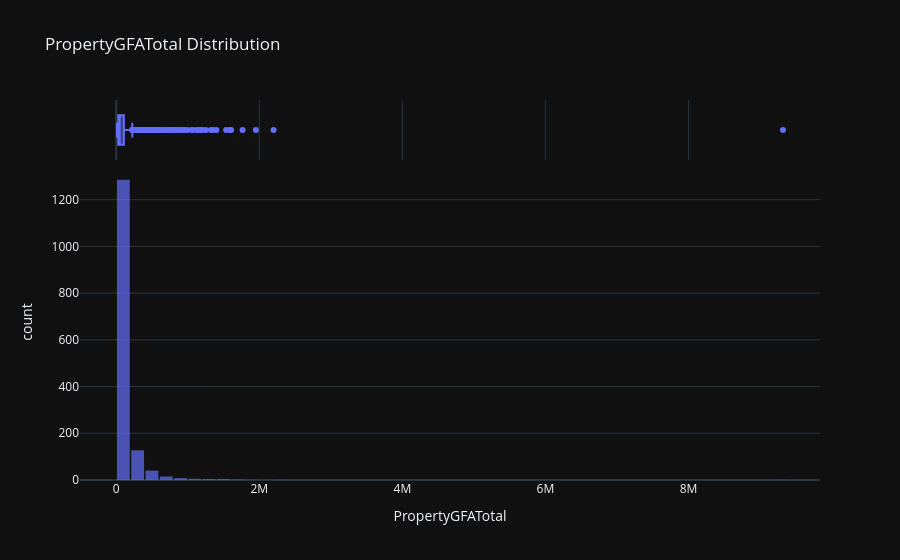

The cell this chart's notebook holds for it:
### Code cell
# Visualisation interactive de la distribution.
interactive_distribution(df=df_compliant_filtered, col='PropertyGFATotal')

### Figure 1 — Plotly figure (JSON) as saved in the notebook; plotly's stock layout.template omitted (floating-point values rounded to 4 significant figures; data arrays with more than 128 entries replaced by an {"elided": "..."} marker saying what was removed)
{"data": [{"bingroup": "x", "hovertemplate": "PropertyGFATotal=%{x}<br>count=%{y}<extra></extra>", "legendgroup": "", "marker": {"color": "#636efa", "opacity": 0.7, "pattern": {"shape": ""}}, "name": "", "nbinsx": 50, "orientation": "v", "showlegend": false, "x": {"elided": "1493 int values"}, "xaxis": "x", "yaxis": "y", "type": "histogram"}, {"hovertemplate": "PropertyGFATotal=%{x}<extra></extra>", "legendgroup": "", "marker": {"color": "#636efa"}, "name": "", "notched": true, "showlegend": false, "x": {"elided": "1493 int values"}, "xaxis": "x2", "yaxis": "y2", "type": "box"}], "layout": {"xaxis": {"anchor": "y", "domain": [0.0, 1.0], "title": {"text": "PropertyGFATotal"}}, "yaxis": {"anchor": "x", "domain": [0.0, 0.8316], "title": {"text": "count"}}, "xaxis2": {"anchor": "y2", "domain": [0.0, 1.0], "matches": "x", "showticklabels": false, "showgrid": true}, "yaxis2": {"anchor": "x2", "domain": [0.8416, 1.0], "matches": "y2", "showticklabels": false, "showline": false, "ticks": "", "showgrid": false}, "legend": {"tracegroupgap": 0}, "title": {"text": "PropertyGFATotal Distribution"}, "barmode": "relative", "bargap": 0.1}}
